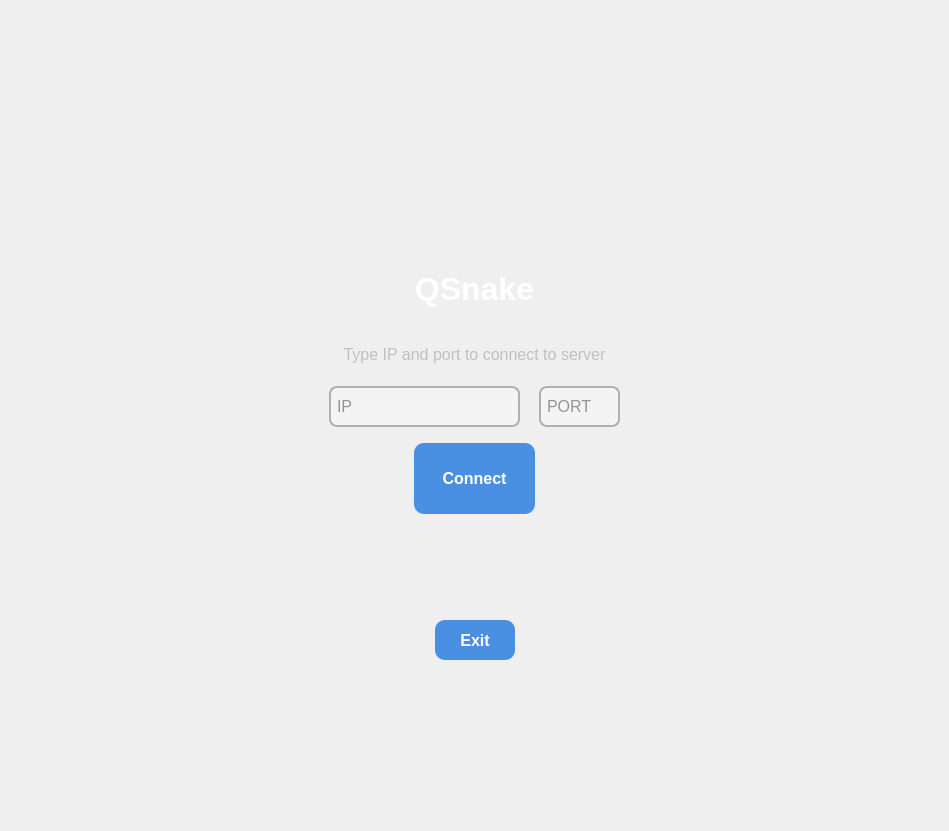
<?xml version="1.0" encoding="UTF-8"?>
<ui version="4.0">
 <class>JoinWidget</class>
 <widget class="QWidget" name="JoinWidget">
  <property name="geometry">
   <rect>
    <x>0</x>
    <y>0</y>
    <width>949</width>
    <height>831</height>
   </rect>
  </property>
  <property name="windowTitle">
   <string>Form</string>
  </property>
  <property name="autoFillBackground">
   <bool>false</bool>
  </property>
  <property name="styleSheet">
   <string notr="true"/>
  </property>
  <layout class="QVBoxLayout" name="verticalLayout_2">
   <property name="leftMargin">
    <number>0</number>
   </property>
   <property name="topMargin">
    <number>0</number>
   </property>
   <property name="rightMargin">
    <number>0</number>
   </property>
   <property name="bottomMargin">
    <number>0</number>
   </property>
   <item>
    <spacer name="verticalSpacer">
     <property name="orientation">
      <enum>Qt::Orientation::Vertical</enum>
     </property>
     <property name="sizeHint" stdset="0">
      <size>
       <width>17</width>
       <height>151</height>
      </size>
     </property>
    </spacer>
   </item>
   <item>
    <spacer name="verticalSpacer_4">
     <property name="orientation">
      <enum>Qt::Orientation::Vertical</enum>
     </property>
     <property name="sizeType">
      <enum>QSizePolicy::Policy::Fixed</enum>
     </property>
     <property name="sizeHint" stdset="0">
      <size>
       <width>20</width>
       <height>100</height>
      </size>
     </property>
    </spacer>
   </item>
   <item>
    <layout class="QVBoxLayout" name="verticalLayout">
     <item>
      <layout class="QHBoxLayout" name="horizontalLayout_6">
       <item>
        <spacer name="horizontalSpacer_9">
         <property name="orientation">
          <enum>Qt::Orientation::Horizontal</enum>
         </property>
         <property name="sizeHint" stdset="0">
          <size>
           <width>40</width>
           <height>20</height>
          </size>
         </property>
        </spacer>
       </item>
       <item>
        <widget class="QLabel" name="label_3">
         <property name="minimumSize">
          <size>
           <width>381</width>
           <height>62</height>
          </size>
         </property>
         <property name="maximumSize">
          <size>
           <width>381</width>
           <height>62</height>
          </size>
         </property>
         <property name="font">
          <font>
           <pointsize>-1</pointsize>
           <bold>true</bold>
          </font>
         </property>
         <property name="styleSheet">
          <string notr="true">QLabel#label_3 {
    color: #FFFFFF;
    font-size: 32px;
    font-weight: bold;
    text-align: center;
}</string>
         </property>
         <property name="text">
          <string>QSnake</string>
         </property>
         <property name="alignment">
          <set>Qt::AlignmentFlag::AlignHCenter|Qt::AlignmentFlag::AlignTop</set>
         </property>
        </widget>
       </item>
       <item>
        <spacer name="horizontalSpacer_10">
         <property name="orientation">
          <enum>Qt::Orientation::Horizontal</enum>
         </property>
         <property name="sizeHint" stdset="0">
          <size>
           <width>40</width>
           <height>20</height>
          </size>
         </property>
        </spacer>
       </item>
      </layout>
     </item>
     <item>
      <layout class="QHBoxLayout" name="horizontalLayout_7">
       <item>
        <spacer name="horizontalSpacer_11">
         <property name="orientation">
          <enum>Qt::Orientation::Horizontal</enum>
         </property>
         <property name="sizeHint" stdset="0">
          <size>
           <width>40</width>
           <height>20</height>
          </size>
         </property>
        </spacer>
       </item>
       <item>
        <widget class="QLabel" name="label_4">
         <property name="minimumSize">
          <size>
           <width>371</width>
           <height>31</height>
          </size>
         </property>
         <property name="maximumSize">
          <size>
           <width>371</width>
           <height>31</height>
          </size>
         </property>
         <property name="font">
          <font>
           <pointsize>-1</pointsize>
          </font>
         </property>
         <property name="styleSheet">
          <string notr="true">QLabel#label_4 {
    color: #C0C0C0;
    font-size: 16px;
    text-align: center;
}</string>
         </property>
         <property name="text">
          <string>Type IP and port to connect to server</string>
         </property>
         <property name="alignment">
          <set>Qt::AlignmentFlag::AlignCenter</set>
         </property>
        </widget>
       </item>
       <item>
        <spacer name="horizontalSpacer_12">
         <property name="orientation">
          <enum>Qt::Orientation::Horizontal</enum>
         </property>
         <property name="sizeHint" stdset="0">
          <size>
           <width>40</width>
           <height>20</height>
          </size>
         </property>
        </spacer>
       </item>
      </layout>
     </item>
     <item>
      <layout class="QHBoxLayout" name="horizontalLayout_8">
       <item>
        <spacer name="horizontalSpacer_13">
         <property name="orientation">
          <enum>Qt::Orientation::Horizontal</enum>
         </property>
         <property name="sizeHint" stdset="0">
          <size>
           <width>40</width>
           <height>20</height>
          </size>
         </property>
        </spacer>
       </item>
       <item>
        <widget class="QFrame" name="frame_2">
         <property name="minimumSize">
          <size>
           <width>311</width>
           <height>61</height>
          </size>
         </property>
         <property name="maximumSize">
          <size>
           <width>311</width>
           <height>61</height>
          </size>
         </property>
         <property name="mouseTracking">
          <bool>false</bool>
         </property>
         <property name="autoFillBackground">
          <bool>false</bool>
         </property>
         <property name="styleSheet">
          <string notr="true">QFrame {
	background-color: rgba(0, 0, 0, 0);
	border: none
}</string>
         </property>
         <property name="frameShape">
          <enum>QFrame::Shape::StyledPanel</enum>
         </property>
         <property name="frameShadow">
          <enum>QFrame::Shadow::Raised</enum>
         </property>
         <widget class="QLineEdit" name="ip_line_edit_2">
          <property name="geometry">
           <rect>
            <x>10</x>
            <y>10</y>
            <width>191</width>
            <height>41</height>
           </rect>
          </property>
          <property name="minimumSize">
           <size>
            <width>191</width>
            <height>41</height>
           </size>
          </property>
          <property name="maximumSize">
           <size>
            <width>191</width>
            <height>41</height>
           </size>
          </property>
          <property name="font">
           <font>
            <pointsize>-1</pointsize>
           </font>
          </property>
          <property name="focusPolicy">
           <enum>Qt::FocusPolicy::ClickFocus</enum>
          </property>
          <property name="styleSheet">
           <string notr="true">QLineEdit {
    background-color: #F4F4F4;
    border: 2px solid #B0B0B0;
    border-radius: 8px;
    padding: 4px;
    font-size: 16px;
    color: #333333;
}
QLineEdit:focus {
    border: 2px solid #4A90E2;
    background-color: #FFFFFF;
}</string>
          </property>
          <property name="maxLength">
           <number>15</number>
          </property>
          <property name="placeholderText">
           <string>IP</string>
          </property>
         </widget>
         <widget class="QLineEdit" name="port_line_edit_2">
          <property name="geometry">
           <rect>
            <x>220</x>
            <y>10</y>
            <width>81</width>
            <height>41</height>
           </rect>
          </property>
          <property name="minimumSize">
           <size>
            <width>81</width>
            <height>41</height>
           </size>
          </property>
          <property name="maximumSize">
           <size>
            <width>81</width>
            <height>41</height>
           </size>
          </property>
          <property name="font">
           <font>
            <pointsize>-1</pointsize>
           </font>
          </property>
          <property name="focusPolicy">
           <enum>Qt::FocusPolicy::ClickFocus</enum>
          </property>
          <property name="styleSheet">
           <string notr="true">QLineEdit {
    background-color: #F4F4F4;
    border: 2px solid #B0B0B0;
    border-radius: 8px;
    padding: 4px;
    font-size: 16px;
    color: #333333;
}
QLineEdit:focus {
    border: 2px solid #4A90E2;
    background-color: #FFFFFF;
}</string>
          </property>
          <property name="maxLength">
           <number>5</number>
          </property>
          <property name="placeholderText">
           <string>PORT</string>
          </property>
         </widget>
        </widget>
       </item>
       <item>
        <spacer name="horizontalSpacer_14">
         <property name="orientation">
          <enum>Qt::Orientation::Horizontal</enum>
         </property>
         <property name="sizeHint" stdset="0">
          <size>
           <width>40</width>
           <height>20</height>
          </size>
         </property>
        </spacer>
       </item>
      </layout>
     </item>
     <item>
      <layout class="QHBoxLayout" name="horizontalLayout_9">
       <item>
        <spacer name="horizontalSpacer_15">
         <property name="orientation">
          <enum>Qt::Orientation::Horizontal</enum>
         </property>
         <property name="sizeHint" stdset="0">
          <size>
           <width>40</width>
           <height>20</height>
          </size>
         </property>
        </spacer>
       </item>
       <item>
        <widget class="QPushButton" name="pushButton_2">
         <property name="minimumSize">
          <size>
           <width>121</width>
           <height>71</height>
          </size>
         </property>
         <property name="maximumSize">
          <size>
           <width>121</width>
           <height>71</height>
          </size>
         </property>
         <property name="font">
          <font>
           <pointsize>-1</pointsize>
           <bold>true</bold>
          </font>
         </property>
         <property name="focusPolicy">
          <enum>Qt::FocusPolicy::NoFocus</enum>
         </property>
         <property name="styleSheet">
          <string notr="true">QPushButton {
    background-color: #4A90E2;
    color: #FFFFFF;
    font-size: 16px;
    font-weight: bold;
    border-radius: 10px;
    padding: 10px;
    border: none;
}
QPushButton:hover {
    background-color: #357ABD;
}
QPushButton:pressed {
    background-color: #2B6E9F;
}
</string>
         </property>
         <property name="text">
          <string>Connect</string>
         </property>
        </widget>
       </item>
       <item>
        <spacer name="horizontalSpacer_16">
         <property name="orientation">
          <enum>Qt::Orientation::Horizontal</enum>
         </property>
         <property name="sizeHint" stdset="0">
          <size>
           <width>40</width>
           <height>20</height>
          </size>
         </property>
        </spacer>
       </item>
      </layout>
     </item>
    </layout>
   </item>
   <item>
    <spacer name="verticalSpacer_3">
     <property name="orientation">
      <enum>Qt::Orientation::Vertical</enum>
     </property>
     <property name="sizeType">
      <enum>QSizePolicy::Policy::Fixed</enum>
     </property>
     <property name="sizeHint" stdset="0">
      <size>
       <width>20</width>
       <height>100</height>
      </size>
     </property>
    </spacer>
   </item>
   <item>
    <layout class="QHBoxLayout" name="horizontalLayout_2">
     <item>
      <spacer name="horizontalSpacer">
       <property name="orientation">
        <enum>Qt::Orientation::Horizontal</enum>
       </property>
       <property name="sizeHint" stdset="0">
        <size>
         <width>40</width>
         <height>20</height>
        </size>
       </property>
      </spacer>
     </item>
     <item>
      <widget class="QPushButton" name="pushButton">
       <property name="minimumSize">
        <size>
         <width>80</width>
         <height>40</height>
        </size>
       </property>
       <property name="maximumSize">
        <size>
         <width>80</width>
         <height>40</height>
        </size>
       </property>
       <property name="font">
        <font>
         <pointsize>-1</pointsize>
         <bold>true</bold>
        </font>
       </property>
       <property name="focusPolicy">
        <enum>Qt::FocusPolicy::NoFocus</enum>
       </property>
       <property name="styleSheet">
        <string notr="true">QPushButton {
    background-color: #4A90E2;
    color: #FFFFFF;
    font-size: 16px;
    font-weight: bold;
    border-radius: 10px;
    padding: 10px;
    border: none;
}
QPushButton:hover {
    background-color: #357ABD;
}
QPushButton:pressed {
    background-color: #2B6E9F;
}
</string>
       </property>
       <property name="text">
        <string>Exit</string>
       </property>
      </widget>
     </item>
     <item>
      <spacer name="horizontalSpacer_2">
       <property name="orientation">
        <enum>Qt::Orientation::Horizontal</enum>
       </property>
       <property name="sizeHint" stdset="0">
        <size>
         <width>40</width>
         <height>20</height>
        </size>
       </property>
      </spacer>
     </item>
    </layout>
   </item>
   <item>
    <spacer name="verticalSpacer_2">
     <property name="orientation">
      <enum>Qt::Orientation::Vertical</enum>
     </property>
     <property name="sizeHint" stdset="0">
      <size>
       <width>17</width>
       <height>150</height>
      </size>
     </property>
    </spacer>
   </item>
  </layout>
 </widget>
 <resources/>
 <connections/>
</ui>
